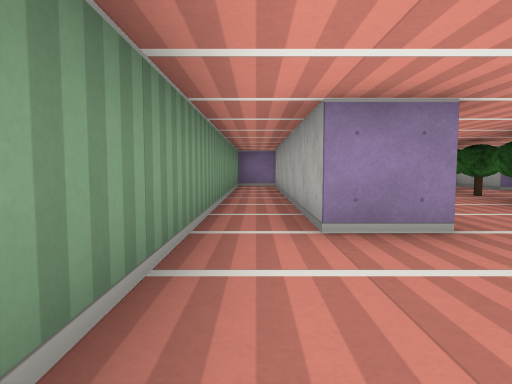
View 1 (above)

13 first-person views from a walk through a cub3D level. The camera is about half as high as the walls, tilts 4° down and sees 75° across. The floor is counted in squares. Each view is taken from the middle of a square. On the plan, view 1 faces up. The plan holds only what a view shows up to about 9 squares ahead; the rest is blank.

View 2
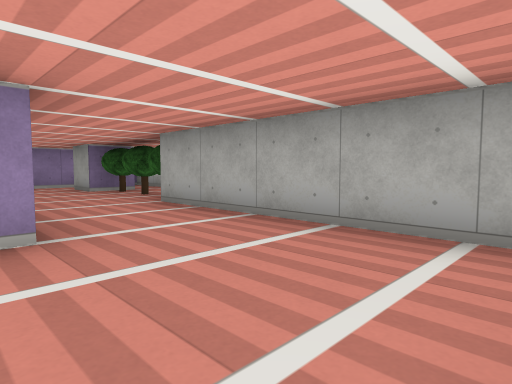

View 3
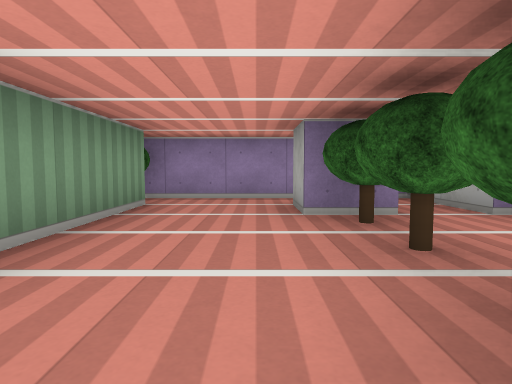

View 4
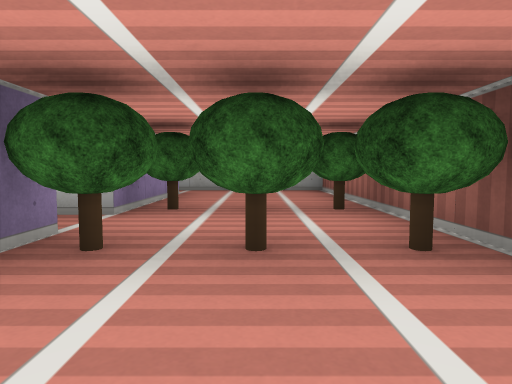

View 5
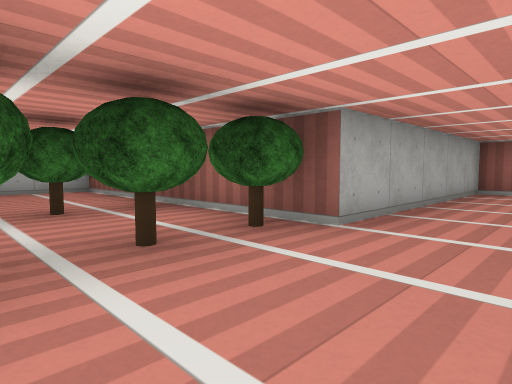

View 6
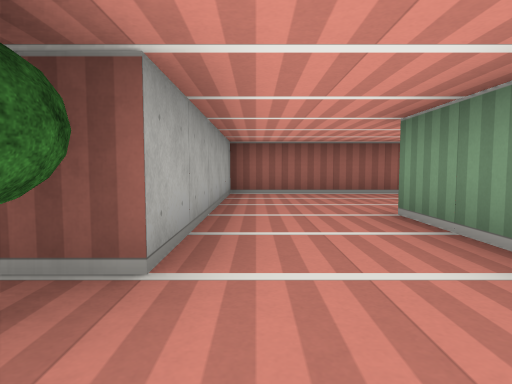

View 7
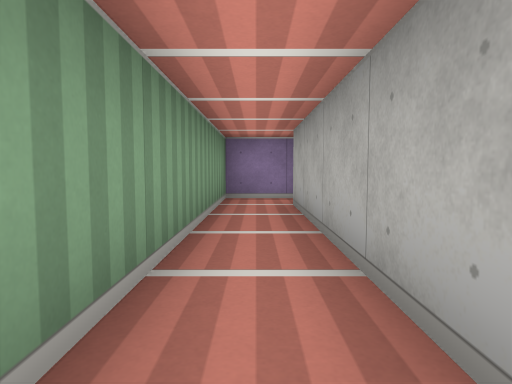

View 8
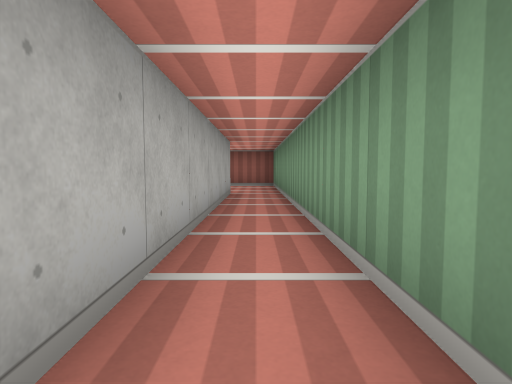

View 9
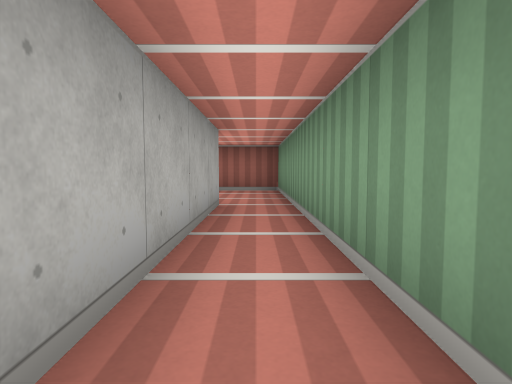

View 10
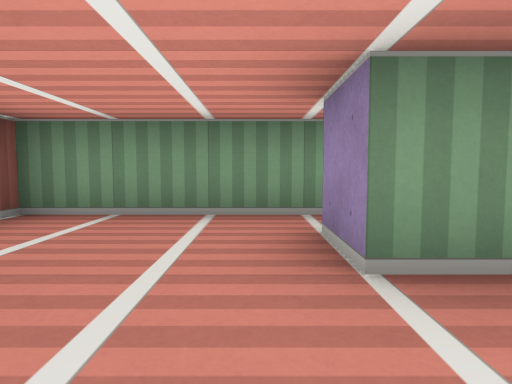

View 11
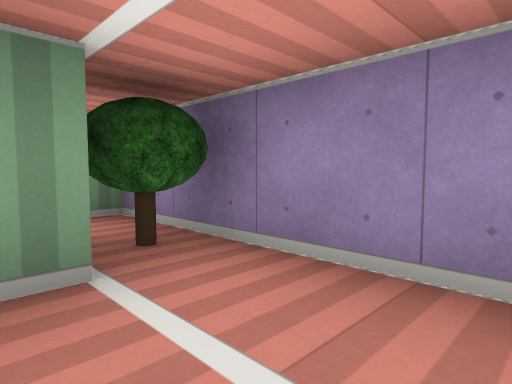

View 12
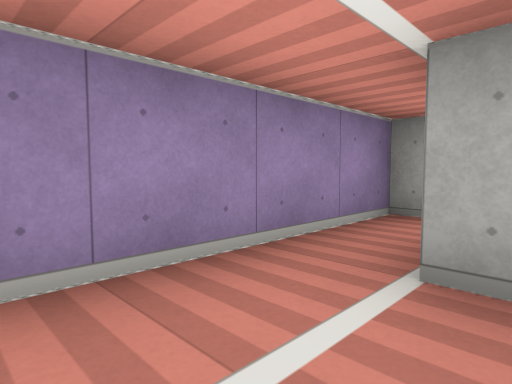

View 13
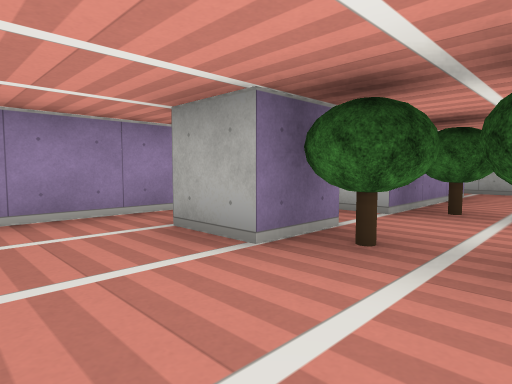

### Floor plan
Points are (right, up) in squares from view 1. A wall is a line through its corners. A room is listed if a view was taken in it or the views show most of it. See-through windows are left out.
Room 1 (views 1, 2, 7, 8, 9, 10)
walls: (1.5, 2.5) (0.5, 2.5) (0.5, 8.5); (0.5, 9.5) (-0.5, 9.5) (-0.5, -0.5) (3.5, -0.5) (3.5, 2.5)
ways out: opening at (2.5, 3.5) to room 2
Room 2 (views 3, 4, 5, 6, 11, 12, 13)
walls: (4.6, 7.5) (3.5, 7.5) (3.5, 8.5); (5.5, 7.5) (5.5, 9.5) (0.5, 9.5); (1.5, 4.1) (1.5, 2.5); (1.5, 8.5) (1.5, 5.9); (3.5, 2.5) (3.5, 4.5) (9.5, 4.5)
low walls: (8.5, 7.5) (5.5, 7.5); (9.5, 4.5) (9.5, 7.8)
ways out: opening at (2.5, 3.5) to room 1
objects: tree (1, 9); tree (4, 5); tree (4, 6); tree (4, 7); tree (6, 5); tree (6, 6); tree (6, 7)

Where each view was taken, in squares from view 1:
view 1: 0 up, 0 right, facing up
view 2: 0 up, 1 right, facing up-right
view 3: 4 up, 3 right, facing up
view 4: 6 up, 2 right, facing right
view 5: 7 up, 2 right, facing down-right
view 6: 6 up, 3 right, facing down
view 7: 4 up, 0 right, facing up
view 8: 9 up, 0 right, facing down
view 9: 7 up, 0 right, facing down
view 10: 2 up, 3 right, facing left
view 11: 8 up, 3 right, facing up-left
view 12: 8 up, 2 right, facing up-right
view 13: 6 up, 2 right, facing up-right
